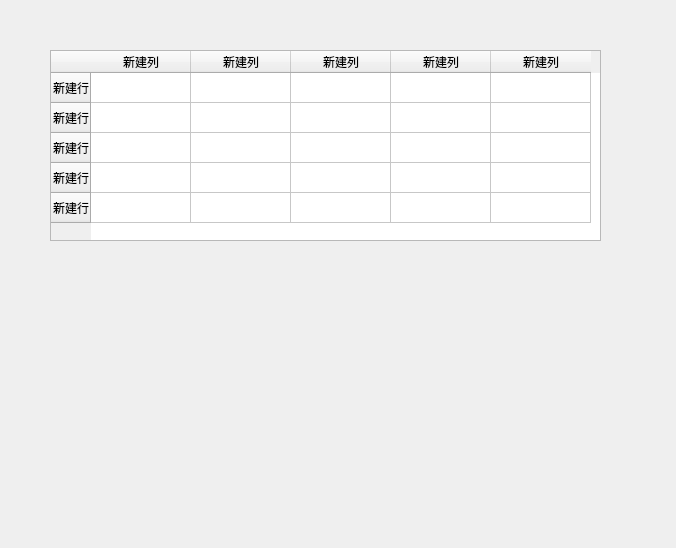
<?xml version="1.0" encoding="UTF-8"?>
<ui version="4.0">
 <class>Dialog</class>
 <widget class="QDialog" name="Dialog">
  <property name="geometry">
   <rect>
    <x>0</x>
    <y>0</y>
    <width>676</width>
    <height>548</height>
   </rect>
  </property>
  <property name="windowTitle">
   <string>Dialog</string>
  </property>
  <widget class="QTableWidget" name="tableWidget">
   <property name="geometry">
    <rect>
     <x>50</x>
     <y>50</y>
     <width>551</width>
     <height>191</height>
    </rect>
   </property>
   <row>
    <property name="text">
     <string>新建行</string>
    </property>
   </row>
   <row>
    <property name="text">
     <string>新建行</string>
    </property>
   </row>
   <row>
    <property name="text">
     <string>新建行</string>
    </property>
   </row>
   <row>
    <property name="text">
     <string>新建行</string>
    </property>
   </row>
   <row>
    <property name="text">
     <string>新建行</string>
    </property>
   </row>
   <column>
    <property name="text">
     <string>新建列</string>
    </property>
   </column>
   <column>
    <property name="text">
     <string>新建列</string>
    </property>
   </column>
   <column>
    <property name="text">
     <string>新建列</string>
    </property>
   </column>
   <column>
    <property name="text">
     <string>新建列</string>
    </property>
   </column>
   <column>
    <property name="text">
     <string>新建列</string>
    </property>
   </column>
  </widget>
 </widget>
 <resources/>
 <connections/>
</ui>
